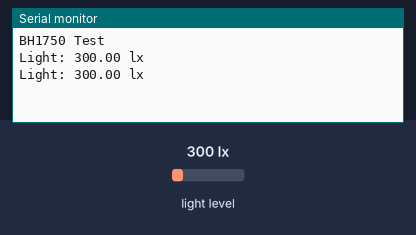
Recording of a sketch running on a simulated Arduino Uno, built with avr-gcc and run on an emulated ATmega328P. On the bench: the last lines printed to the serial monitor. The test bench sets the inputs (shaded band); at power-on: light level 300 lx.

Above: at 1.8 s.
1.9 s: light level set to 40 lx
At 2.8 s:
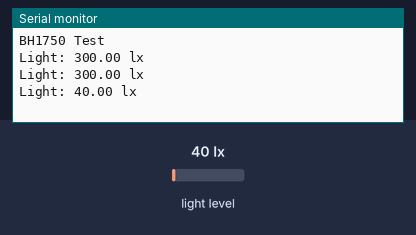
3.4 s: light level set to 500 lx
At 4.4 s:
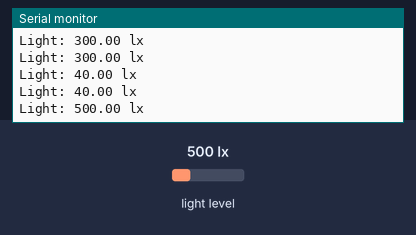
Timing chart, 0 to 6.4 s (numbered marks = the images above; inputs shaded):
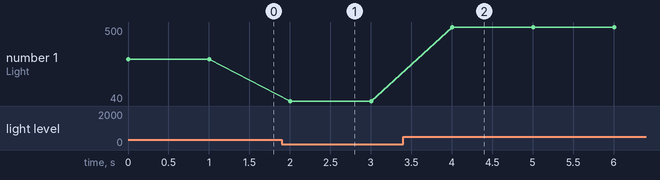

Measured:
- after the input at 1.9 s, the serial monitor: prints a new line after 0.10 s (image 1)
- after the input at 3.4 s, the serial monitor: prints a new line after 0.61 s (image 2)
- plotted number 1: 300 → 40 after the input at 1.9 s, 40 → 500 after the input at 3.4 s

The sketch:

BH1750.ino
```cpp
#include <Wire.h>
#include <BH1750.h>

BH1750 lightMeter;

void setup() {
  Serial.begin(115200);

  Wire.begin(); // Initialise la bibliothèque Wire
  lightMeter.begin(BH1750::CONTINUOUS_HIGH_RES_MODE); // Initialise le capteur BH1750

  Serial.println(F("BH1750 Test"));
}

void loop() {
  float lux = lightMeter.readLightLevel(); // Lit le niveau de luminosité en lux
  Serial.print("Light: ");
  Serial.print(lux);
  Serial.println(" lx");
  delay(1000); // Attend une seconde avant de refaire une mesure
}
```
